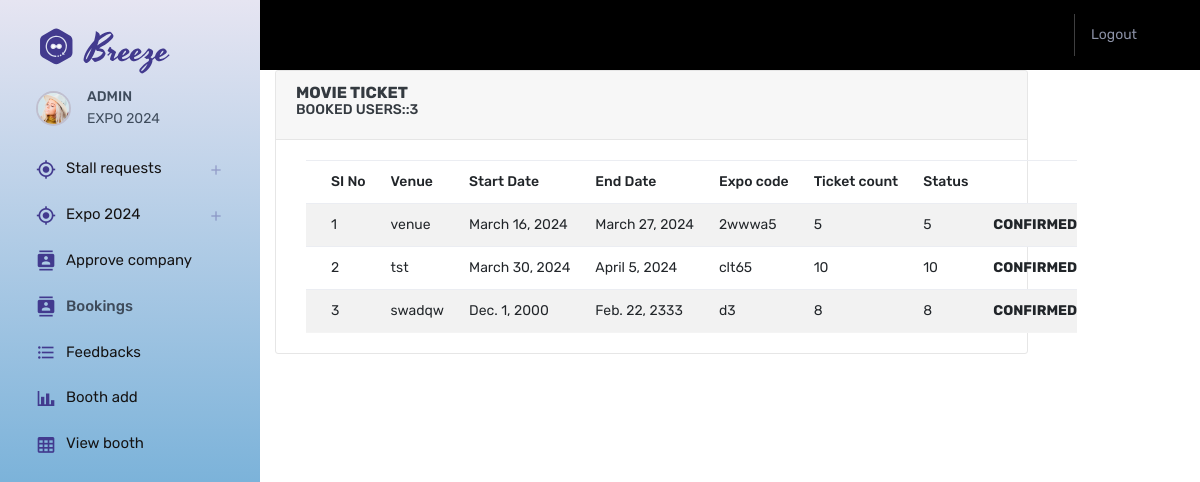
The app's page /bookings_tkt with its own data.
### Expo_app/models.py (models this page shows, shortened)
class BookTickets(models.Model):
    user = models.ForeignKey(users, on_delete=models.CASCADE)
    expo_code = models.ForeignKey(CreateExpo, on_delete=models.CASCADE)
    number_of_tickets = models.IntegerField()
    mobile = models.CharField(max_length=10,default=0000000000)
    status = models.IntegerField(default=0)

class CreateExpo(models.Model):
    venue = models.TextField(max_length=100)
    layout = models.FileField()
    start_date = models.DateField()
    end_date = models.DateField()
    expo_code = models.CharField(max_length=6)

### Expo_app/admin_view.py (the view)
# urls.py: path('bookings_tkt',admin_view.bookings_tkt,name='bookings_tkt'),
def bookings_tkt(request):
    ticket = BookTickets.objects.all()
    bookings = ticket.count()
    return render(request, 'admin/bookings.html', {'ticket': ticket,'bookings':bookings})

### templates/admin/bookings.html (shortened to what this page needs)
{% extends 'admin_dash.html' %}
{% block content %}
{% load crispy_forms_filters %}
<div class="col-lg-10">
    <div class="card">
        <div class="card-header">
            <strong class="card-title"> MOVIE TICKET     </strong>
            <H6>BOOKED USERS::{{bookings}}</H6>
        </div>
        <div class="card-body">
            <table class="table table-striped movie-ticket-table">
                <thead>
                    <tr>
                        <th scope="col">SI No</th>
                        <th scope="col">Venue</th>
                        <th scope="col">Start Date</th>
                        <th scope="col">End Date</th>
                        <th scope="col">Expo code</th>
                        <th scope="col">Ticket count</th>
                        <th scope="col">Status</th>
                    </tr>
                </thead>
                <tbody>
                    {% for n in ticket %}
                    <tr>
                        <td>{{forloop.counter}}</td>
                        <td>{{n.expo_code.venue}}</td>
                        <td>{{n.expo_code.start_date}}</td>
                        <td>{{n.expo_code.end_date}}</td>
                        <td>{{n.expo_code.expo_code}}</td>
                        <td>{{n.number_of_tickets}}</td>
                         <td>{{n.number_of_tickets}}</td>
                        <td>
                            <strong>CONFIRMED</strong>
                        </td>
                    </tr>
                    {% endfor %}
                </tbody>
            </table>
        </div>
    </div>
</div>
{% endblock %}

### records on screen
BookTickets: expo_code.venue "venue", expo_code.start_date "March 16, 2024", expo_code.end_date "March 27, 2024", expo_code.expo_code "2wwwa5", number_of_tickets "5"
BookTickets: expo_code.venue "tst", expo_code.start_date "March 30, 2024", expo_code.end_date "April 5, 2024", expo_code.expo_code "clt65", number_of_tickets "10"
BookTickets: expo_code.venue "swadqw", expo_code.start_date "Dec. 1, 2000", expo_code.end_date "Feb. 22, 2333", expo_code.expo_code "d3", number_of_tickets "8"

### other values on screen
{{ bookings }} "3"
